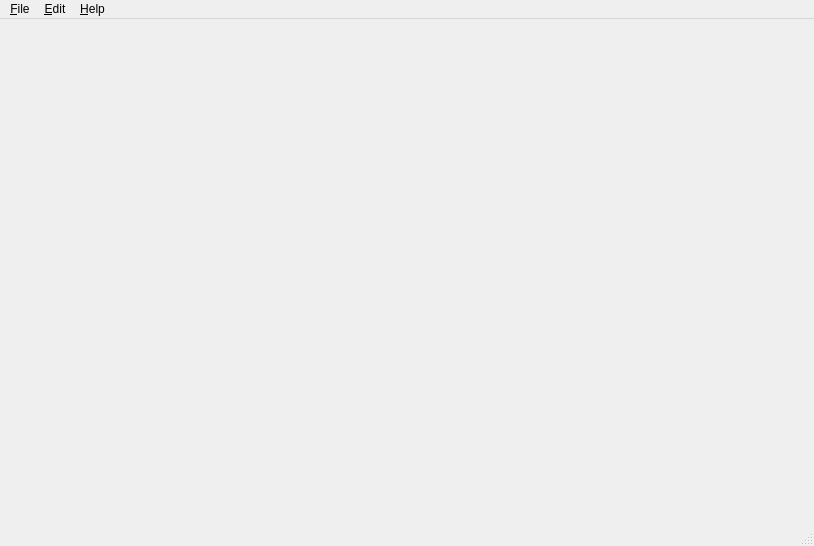
<?xml version="1.0" encoding="UTF-8"?>
<ui version="4.0">
 <class>MainWindow</class>
 <widget class="QMainWindow" name="MainWindow">
  <property name="geometry">
   <rect>
    <x>0</x>
    <y>0</y>
    <width>814</width>
    <height>546</height>
   </rect>
  </property>
  <property name="windowTitle">
   <string>CSV Editor</string>
  </property>
  <widget class="TableWidget" name="centralWidget"/>
  <widget class="QMenuBar" name="menuBar">
   <property name="geometry">
    <rect>
     <x>0</x>
     <y>0</y>
     <width>814</width>
     <height>30</height>
    </rect>
   </property>
   <widget class="QMenu" name="menu_File">
    <property name="title">
     <string>&amp;File</string>
    </property>
    <addaction name="actionOpen"/>
    <addaction name="actionSave"/>
    <addaction name="separator"/>
    <addaction name="actionExit"/>
   </widget>
   <widget class="QMenu" name="menu_Edit">
    <property name="title">
     <string>&amp;Edit</string>
    </property>
    <addaction name="actionUndo"/>
    <addaction name="actionRedo"/>
    <addaction name="separator"/>
    <addaction name="actionCopy"/>
    <addaction name="actionCut"/>
    <addaction name="actionPaste"/>
    <addaction name="separator"/>
    <addaction name="actionClear"/>
   </widget>
   <widget class="QMenu" name="menu_Help">
    <property name="title">
     <string>&amp;Help</string>
    </property>
    <addaction name="actionAbout"/>
   </widget>
   <addaction name="menu_File"/>
   <addaction name="menu_Edit"/>
   <addaction name="menu_Help"/>
  </widget>
  <widget class="QStatusBar" name="statusBar"/>
  <action name="actionOpen">
   <property name="text">
    <string>&amp;Open</string>
   </property>
   <property name="shortcut">
    <string>Ctrl+O</string>
   </property>
  </action>
  <action name="actionSave">
   <property name="text">
    <string>&amp;Save</string>
   </property>
   <property name="shortcut">
    <string>Ctrl+S</string>
   </property>
  </action>
  <action name="actionExit">
   <property name="text">
    <string>&amp;Exit</string>
   </property>
  </action>
  <action name="actionCopy">
   <property name="text">
    <string>Copy</string>
   </property>
   <property name="shortcut">
    <string>Ctrl+C</string>
   </property>
  </action>
  <action name="actionPaste">
   <property name="text">
    <string>Paste</string>
   </property>
   <property name="shortcut">
    <string>Ctrl+V</string>
   </property>
  </action>
  <action name="actionClear">
   <property name="text">
    <string>C&amp;lear</string>
   </property>
   <property name="shortcut">
    <string>Del</string>
   </property>
  </action>
  <action name="actionUndo">
   <property name="text">
    <string>&amp;Undo</string>
   </property>
   <property name="shortcut">
    <string>Ctrl+Z</string>
   </property>
  </action>
  <action name="actionRedo">
   <property name="text">
    <string>&amp;Redo</string>
   </property>
   <property name="shortcut">
    <string>Ctrl+Y</string>
   </property>
  </action>
  <action name="actionAbout">
   <property name="text">
    <string>&amp;About</string>
   </property>
  </action>
  <action name="actionCut">
   <property name="text">
    <string>Cut</string>
   </property>
   <property name="shortcut">
    <string>Ctrl+X</string>
   </property>
  </action>
 </widget>
 <layoutdefault spacing="6" margin="11"/>
 <customwidgets>
  <customwidget>
   <class>TableWidget</class>
   <extends>QWidget</extends>
   <header>tablewidget.h</header>
   <container>1</container>
  </customwidget>
 </customwidgets>
 <resources/>
 <connections/>
</ui>
